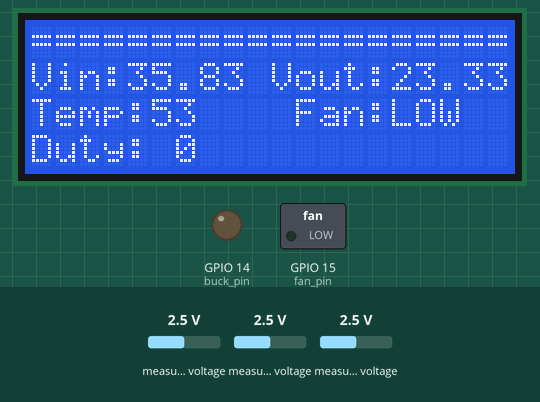
Bench run of a sketch on a simulated ESP32. On the bench: 20×4 character LCD, switched loads named in the sketch (green lamp = pin HIGH), output pins drawn as LEDs (lit = HIGH). The inputs (shaded band) are chosen by the test bench; at power-on: measured voltage 2.5 V. What the sketch prints to the serial monitor is not drawn.

Above: at 14.3 s.
14.4 s: measured voltage (sensor 201) set to 1.4 V
At 16.6 s:
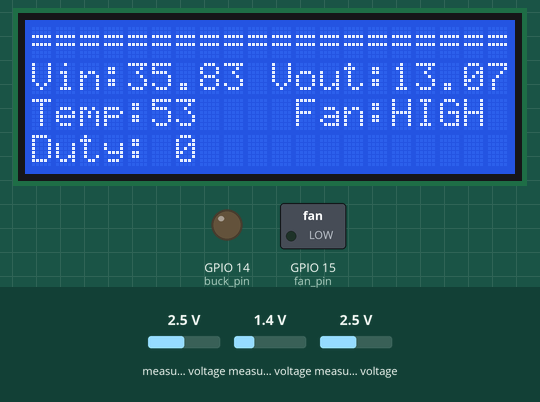
16.9 s: measured voltage (sensor 201) set to 1.1 V
At 18.55 s:
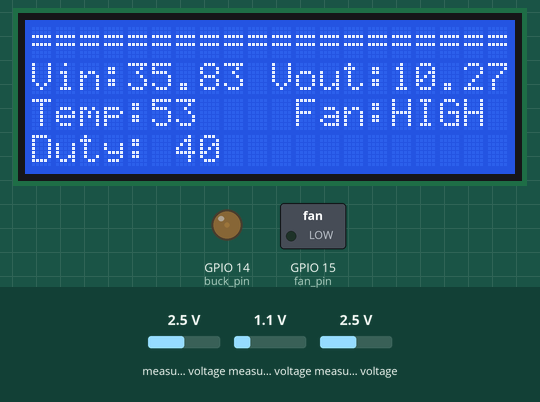
19.1 s: measured voltage (sensor 200) set to 0.1 V
At 20.67 s:
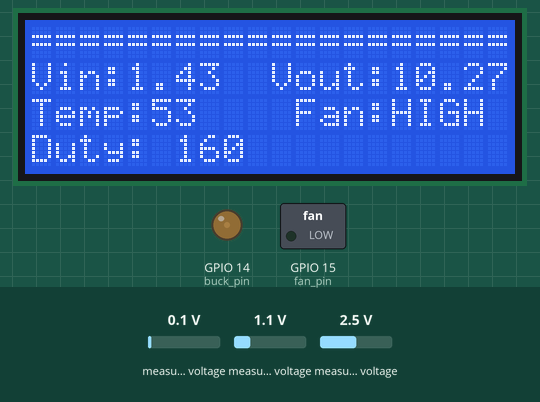
21.2 s: measured voltage (sensor 203) set to 0.1 V
At 24.05 s:
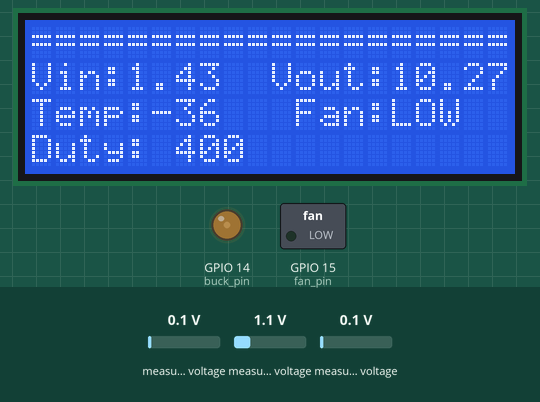
24.2 s: measured voltage (sensor 200) set to 1.2 V
At 27.04 s:
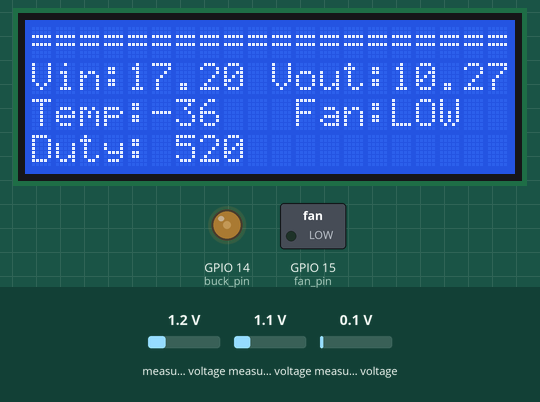
27.2 s: measured voltage (sensor 203) set to 2.5 V
At 30.23 s:
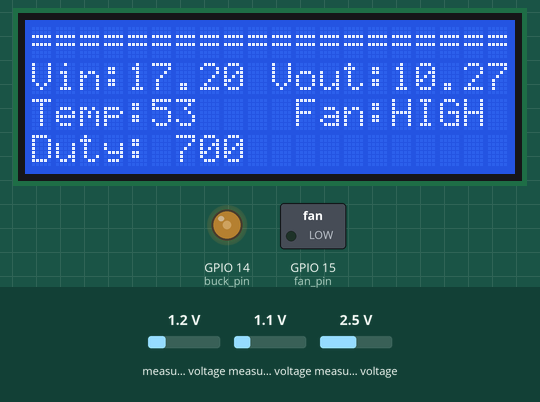
Timing chart, 0 to 36.9 s (numbered marks = the images above; inputs shaded):
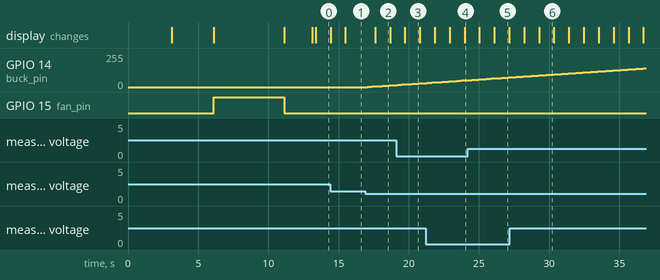

The sketch:

main.ino
```cpp
#include <Wire.h>
#include <WiFi.h>
#include <Arduino.h>
#include <Adafruit_ADS1X15.h>
#include <LiquidCrystal_I2C.h>

#define LCD_COLUMNS 20
#define LCD_ROWS 4
#define LCD_I2C_ADDRESS 0x27

#define V_SOLAR_IN 0
#define V_SOLAR_OUT 1
#define NTC_TEMP 3

LiquidCrystal_I2C lcd(LCD_I2C_ADDRESS, LCD_COLUMNS, LCD_ROWS);

Adafruit_ADS1115 ads;

const int
  buck_pin = 14,
  fan_pin = 15,
  ads_alert = 13,

  v_sample = 5,
  ntc_sample = 10,

  pwm_step = 10;

int
  duty_int = 0,
  temp_c = 0,
  fan_state = LOW;

const float
  v_program_ov = 12.5,
  v_program_uv = 12.0,
  deadband = 0.1,
  ntc_v = 3.3,
  v_in_divider_ratio = 14.3334,
  v_out_divider_ratio = 9.3334;

float
  v_in = 0.0,
  v_in_avg = 0.0,
  v_out = 0.0,
  v_out_avg = 0.0,
  ntc_avg = 0.0,
  ntc_value = 0.0,
  ntc_c = 0.0,
  steinhart = 0.0;

unsigned long
  prev_scn = 0,
  prev_sens = 0,
  prev_fan = 0,
  current_scn = 0,
  current_sens = 0,
  current_fan = 0;

const long
  scn_interval = 1000,
  sens_interval = 50,
  fan_interval = 5000,

  ntc_normal = 10000,
  temp_normal = 25,
  b_coeff = 3950;

void setup() {
  Serial.begin(115200);
  Wire.begin();

  ledcAttach(buck_pin, 32000, 11);

  lcd.init();
  lcd.backlight();
  lcd.setCursor(0, 0);
  lcd.print("Firmware : Beta");
  lcd.setCursor(0, 1);
  lcd.print("Mod Date : 30-Nov-25");
  delay(3000);
  lcd.clear();

  lcd.setCursor(0, 0);
  lcd.print("Checking...");
  lcd.setCursor(0, 1);
  lcd.print("ADS : ");
  delay(3000);

  if (ads.begin()) {
    ads.setGain(GAIN_ONE);
    lcd.print("Done");
  } else {
    lcd.print("Fail");
  }

  pinMode(ads_alert, INPUT);
  pinMode(fan_pin, OUTPUT);
  digitalWrite(fan_pin, HIGH);
  delay(5000);
  digitalWrite(fan_pin, LOW);

  lcd.setCursor(0, 3);
  lcd.print("Setup Complete.");
  delay(2000);
  lcd.clear();

  Serial.print("Start :");
}

void loop() {
  current_sens = millis();
  if (current_sens - prev_sens >= sens_interval) {
    prev_sens = current_sens;
    v_in_avg = 0.0;
    v_out_avg = 0.0;
    ntc_avg = 0.0;

    for (int v = 0; v < v_sample; v++) {
      v_in_avg = v_in_avg + ads.computeVolts(ads.readADC_SingleEnded(V_SOLAR_IN));
      v_out_avg = v_out_avg + ads.computeVolts(ads.readADC_SingleEnded(V_SOLAR_OUT));
    }

    for (int t = 0; t < ntc_sample; t++) {
      ntc_avg = ntc_avg + ads.computeVolts(ads.readADC_SingleEnded(NTC_TEMP));
    }

    v_in = (v_in_avg / v_sample) * v_in_divider_ratio;
    v_out = (v_out_avg / v_sample) * v_out_divider_ratio;

    ntc_avg = ntc_avg / ntc_sample;

    if (ntc_avg < ntc_v) {
      ntc_value = ntc_normal * ((ntc_v - ntc_avg) / ntc_avg);
    } else {
      ntc_value = ntc_normal;
    }

    steinhart = ntc_value / ntc_normal;
    steinhart = log(steinhart);
    steinhart /= b_coeff;
    steinhart += 1.0 / (temp_normal + 273.15);
    steinhart = 1.0 / steinhart;
    steinhart -= 273.15;
    temp_c = steinhart;
  }

  if (v_out > v_program_ov) {
    duty_int = duty_int - pwm_step;
  } else if (v_out < v_program_uv) {
    duty_int = duty_int + pwm_step;
  }

  if (duty_int < 0) {
    duty_int = 0;
  } else if (duty_int > 2000) {
    duty_int = 2000;
  }

  ledcWrite(buck_pin, duty_int);

  current_scn = millis();
  if (current_scn - prev_scn >= scn_interval) {
    prev_scn = current_scn;
    lcd.clear();
    lcd.setCursor(0, 0);
    lcd.print("====================");
    lcd.setCursor(0, 1);
    lcd.print("Vin:");
    lcd.print(v_in);
    lcd.setCursor(10, 1);
    lcd.print("Vout:");
    lcd.print(v_out);
    lcd.setCursor(0, 2);
    lcd.print("Temp:");
    lcd.print(temp_c);
    lcd.setCursor(11, 2);
    lcd.print("Fan:");

    if (fan_state == HIGH) {
      lcd.print("HIGH");
    } else {
      lcd.print("LOW");
    }

    lcd.setCursor(0, 3);
    lcd.print("Duty: ");
    lcd.print(duty_int);
  }

  current_fan = millis();
  if (current_fan - prev_fan >= fan_interval) {
    prev_fan = current_fan;
    if(temp_c > 50){
      fan_state = HIGH;
    } else {
      fan_state = LOW;
    }
  }
}
```

Measured:
- after the input at 14.4 s, the display: first differs from a run without the input after 1.1 s (image 1)
- after the input at 16.9 s, GPIO 14 (buck_pin): moves from 0/255 to 15/255 over 2.0 s, starting after 0.15 s; the display: changes after 0.71 s (image 2)
- what the display in image 2 shows lasts 1.1 s, from 17.6 s to 18.7 s
